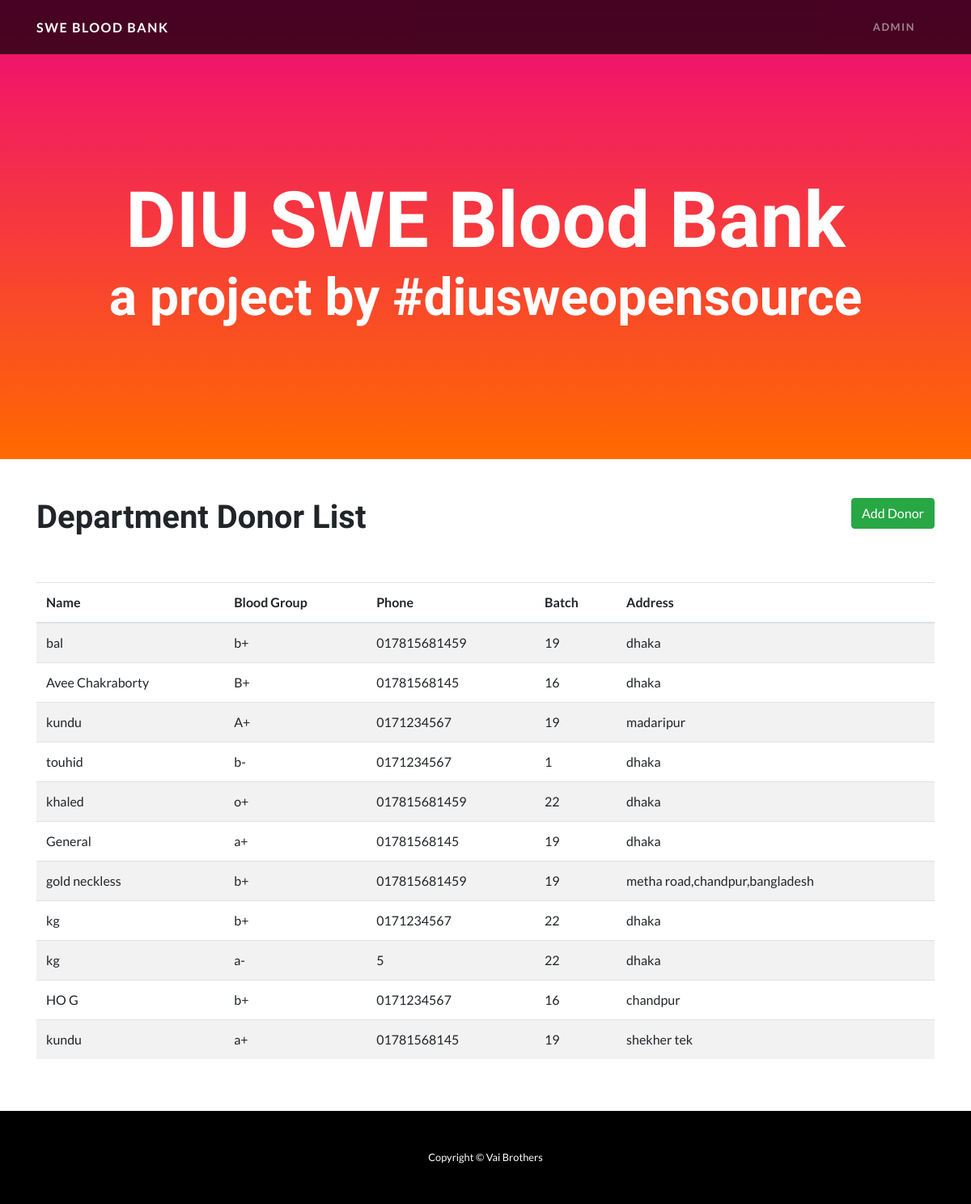
The app's page /, older data.
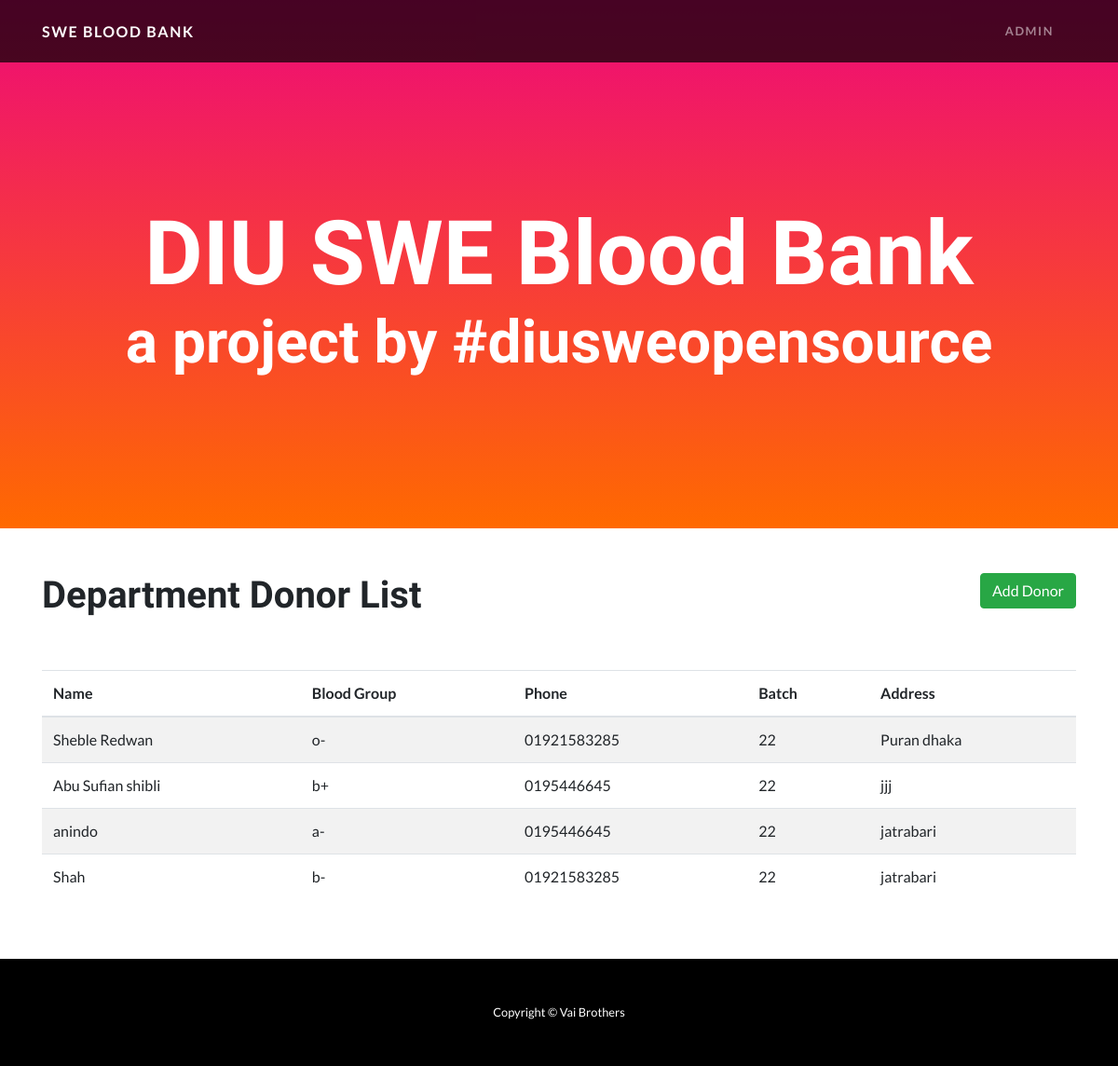
The same page, newer data.
### donor/models.py (models this page shows)
class BloodDonor(models.Model):
    name = models.CharField(max_length=50)
    blood_group = models.CharField(max_length=10)
    batch = models.IntegerField()
    phone = models.CharField(max_length=20)
    address = models.CharField(max_length=100)
    status = models.BooleanField()
    created_date = models.DateTimeField(auto_now=False, auto_now_add=False)

### donor/views.py (the view)
# urls.py: 2. Add a URL to urlpatterns:  path('', views.home, name='home')
def home(request):
    allDonor = BloodDonor.objects.filter(status = True)
    context = {
        'allDonor': allDonor
    }
    return render(request, 'index.html', context)

### templates/index.html (shortened to what this page needs)
{% load static %}
<!DOCTYPE html>
<html lang="en">
<head>
  <link href="{% static 'vendor/bootstrap/css/bootstrap.min.css'%}" rel="stylesheet">
  <link href="https://cdn.datatables.net/1.10.20/css/jquery.dataTables.min.css" rel="stylesheet">
  <link rel="stylesheet" href="https://cdnjs.cloudflare.com/ajax/libs/toastr.js/latest/css/toastr.css">
  <link href="{% static 'css/one-page-wonder.min.css'%}" rel="stylesheet">
</head>
<body>
  <nav class="navbar navbar-expand-lg navbar-dark navbar-custom fixed-top">
    <div class="container">
      <a class="navbar-brand" href="{% url 'home' %}">SWE Blood Bank</a>
      <div class="collapse navbar-collapse" id="navbarResponsive">
        <ul class="navbar-nav ml-auto">
          <li class="nav-item">
            <a class="nav-link"  data-target="#myModal1" data-toggle="modal">admin</a>
          </li>
          <li class="nav-item">
            <a class="nav-link" href="#"></a>
          </li>
        </ul>
      </div>
    </div>
  </nav>
  <header class="masthead text-center text-white">
    <div class="masthead-content">
      <div class="container">
        <h1 class="masthead-heading mb-0">DIU SWE Blood Bank</h1>
        <h2 class="masthead-subheading mb-0">a project by #diusweopensource</h2>
      </div>
    </div>
  </header>
  <section>
    <div class="container">
      <div class="row mb-5 mt-5">
        <div class="col-md-6">
          <h1>Department Donor List</h1>
        </div>
        <div class="col-md-6 text-right">
          <button class="btn btn-success addDonor" data-target="#myModal" data-toggle="modal">Add Donor</button>
        </div>
      </div>
      <div class="row align-items-center mb-5 mt-5">
        <div class="col-lg-12 ">
          <table id="example" class="display table table-striped" style="width:100%">
            <thead>
                <tr>
                    <th>Name</th>
                    <th>Blood Group</th>
                    <th>Phone</th>
                    <th>Batch</th>
                    <th>Address</th>
                </tr>
            </thead>
            <tbody>
                {% for donor in allDonor %}
                  <tr>
                      <td>{{donor.name}}</td>
                      <td>{{donor.blood_group}}</td>
                      <td>{{donor.phone}}</td>
                      <td>{{donor.batch}}</td>
                      <td>{{donor.address}}</td>
                  </tr>
                {% endfor %}
        </table>
        </div>
      </div>
    </div>
  </section>
  <footer class="py-5 bg-black">
    <div class="container">
      <p class="m-0 text-center text-white small">Copyright &copy; Vai Brothers</p>
    </div>
  </footer>
</body>
</html>

Row changes from the older to the newer data that the page shows:
removed BloodDonor: name "bal", blood_group "b+", phone "017815681459", batch "19", address "dhaka"
removed BloodDonor: name "Avee Chakraborty", blood_group "B+", phone "01781568145", batch "16", address "dhaka"
removed BloodDonor: name "kundu", blood_group "A+", phone "0171234567", batch "19", address "madaripur"
removed BloodDonor: name "touhid", blood_group "b-", phone "0171234567", batch "1", address "dhaka"
removed BloodDonor: name "khaled", blood_group "o+", phone "017815681459", batch "22", address "dhaka"
removed BloodDonor: name "General", blood_group "a+", phone "01781568145", batch "19", address "dhaka"
removed BloodDonor: name "gold neckless", blood_group "b+", phone "017815681459", batch "19", address "metha road,chandpur,bangladesh"
removed BloodDonor: name "kg", blood_group "b+", phone "0171234567", batch "22", address "dhaka"
removed BloodDonor: name "kg", blood_group "a-", phone "5", batch "22", address "dhaka"
removed BloodDonor: name "HO G", blood_group "b+", phone "0171234567", batch "16", address "chandpur"
removed BloodDonor: name "kundu", blood_group "a+", phone "01781568145", batch "19", address "shekher tek"
added BloodDonor: name "Sheble Redwan", blood_group "o-", phone "01921583285", batch "22", address "Puran dhaka"
added BloodDonor: name "Abu Sufian shibli", blood_group "b+", phone "0195446645", batch "22", address "jjj"
added BloodDonor: name "anindo", blood_group "a-", phone "0195446645", batch "22", address "jatrabari"
added BloodDonor: name "Shah", blood_group "b-", phone "01921583285", batch "22", address "jatrabari"
